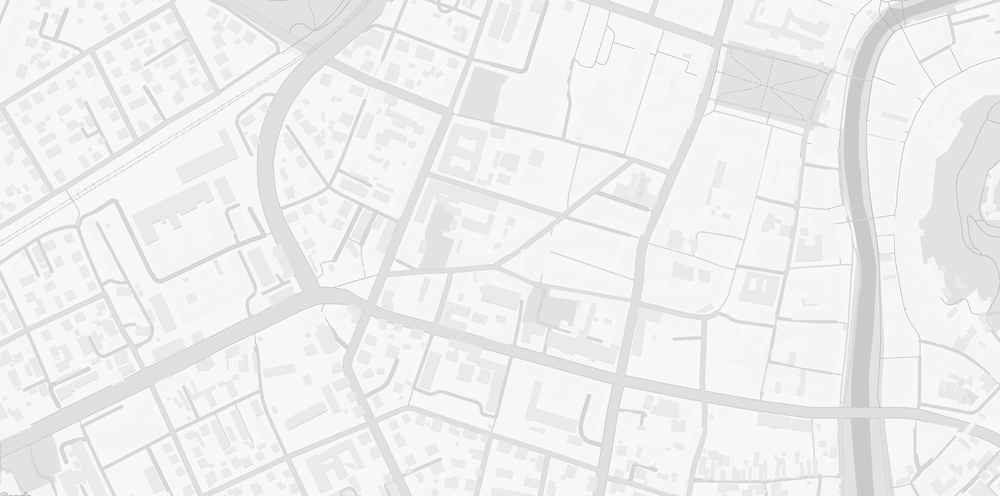
#> input picture code/protest_simulation/Assets/Images/new.png, 1000 x 496 px, shrunk from 2852 x 1416 before the run, found by its file name
$ python map.py
#> lines starting #> are read from the running program, lines starting #| are printed output that depends on the picture; after the words box and inside, x2 and y2 are one past the last pixel; in counts of white or black regions, pixels touching at a corner belong together
import cv2 as cv
import numpy as np
#import imutils

outputFolder = "output"

def displayImage(im, windowSize = [909, 433]):
    # [7 lines of commented-out code are left out]

    cv.namedWindow("resized_window", cv.WINDOW_NORMAL | cv.WINDOW_KEEPRATIO)
    cv.resizeWindow("resized_window", windowSize[0], windowSize[1])
    cv.imshow("resized_window", im)
    k = cv.waitKey(0) # Wait for a keystroke in the window
    if k == 's':
        return

def writeImage(im, filename):
    cv.imwrite(filename, im)


def thr(im):
    # [7 lines of commented-out code are left out]

    print(im.shape[0], im.shape[1])
    for i in range(0, im.shape[0]):
        for j in range(0, im.shape[1]):
            if im[i][j] >= 227 and im[i][j] < 243:
            #if im[i][j] == 226 or im[i][j] == 223:
            #if i%10!=0:
                im[i][j] = 255
            else:
                im[i][j] = 0


    return im


img = cv.imread("new.png")
#> img is the input picture: shape (496, 1000, 3); min 179, max 255, mean 238.4
im = cv.cvtColor(img, cv.COLOR_BGR2GRAY)
# [7 lines of commented-out code are left out]

im = cv.GaussianBlur(im, (7,7), 0)
im = thr(im)
#| 496 1000
#> after the loop in thr, `for i in range(0, im.shape[0]):`:
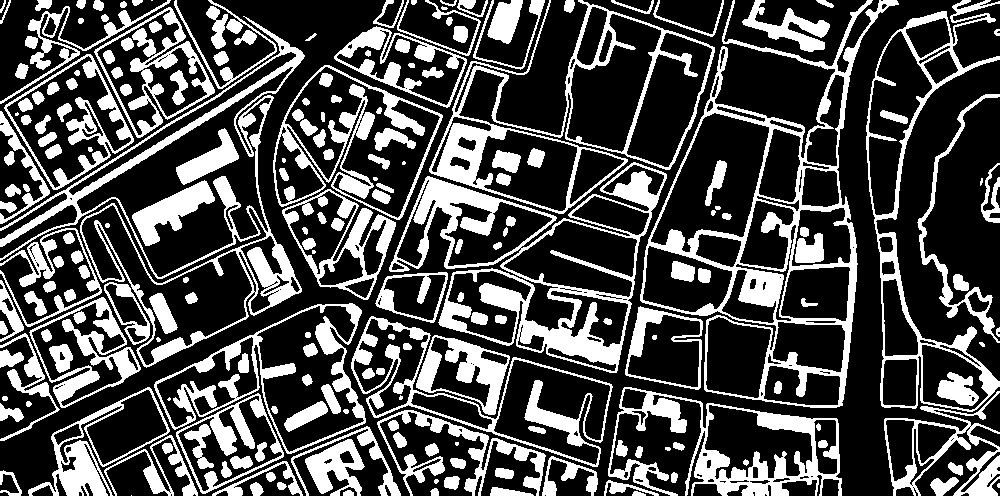
#> im: shape (496, 1000); 29.6% white; 214 white regions (15 under 20 px), largest, box (x1, y1, x2, y2) and area: (640, 0, 899, 408) 13362, (389, 162, 667, 373) 12577, (0, 16, 305, 368) 10475

# [8 lines of commented-out code are left out]

cv.imshow('image', im)
k = cv.waitKey(0)
#> (key Esc is pressed here)

$ run again, with code/protest_simulation/Assets/Images/map.png copied over code/protest_simulation/Assets/Images/new.png
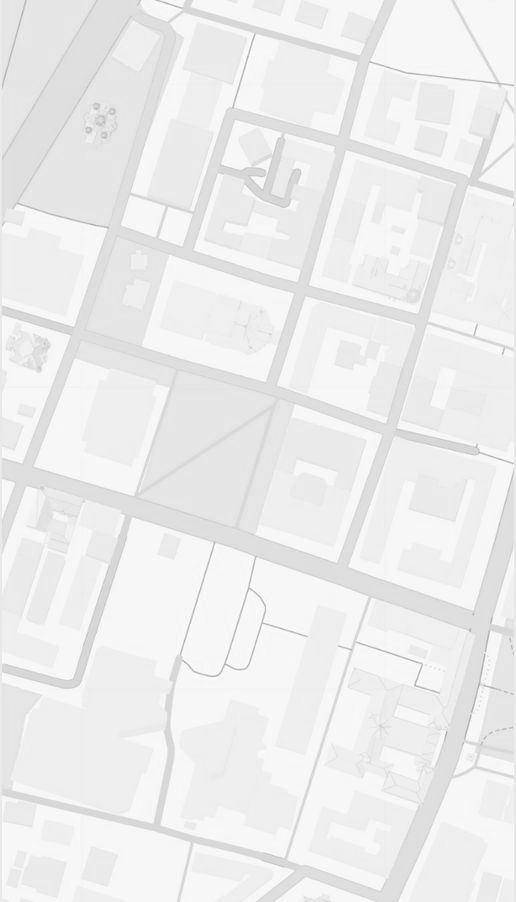
#> input picture code/protest_simulation/Assets/Images/map.png, 516 x 902 px, found by its file name
#> img is the input picture: shape (902, 516, 3); min 162, max 255, mean 236.9
#| 902 516
#> after the loop in thr, `for i in range(0, im.shape[0]):`:
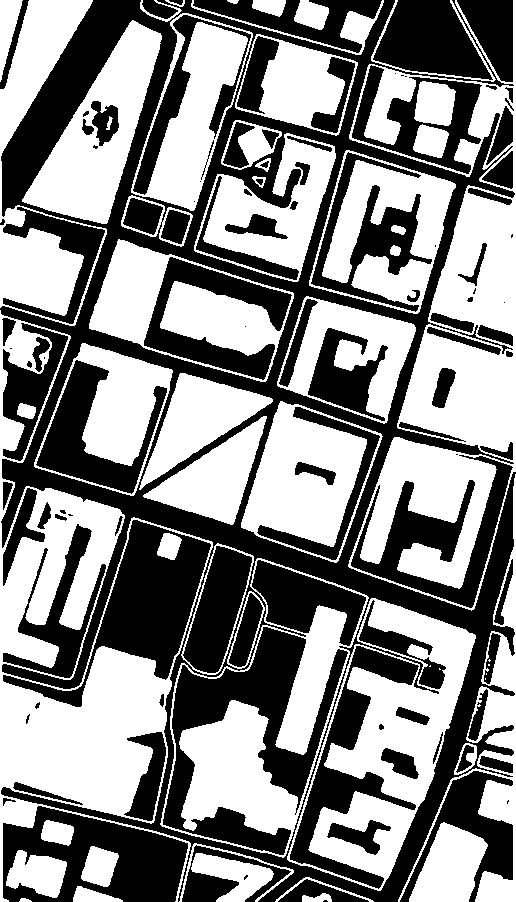
#> im: shape (902, 516); 52.8% white; 109 black regions (20 under 20 px), largest, box (x1, y1, x2, y2) and area: (0, 0, 516, 902) 70898, (163, 627, 348, 855) 14079, (3, 520, 211, 707) 11212

$ run again, with code/protest_simulation/Assets/Images/old.png copied over code/protest_simulation/Assets/Images/new.png
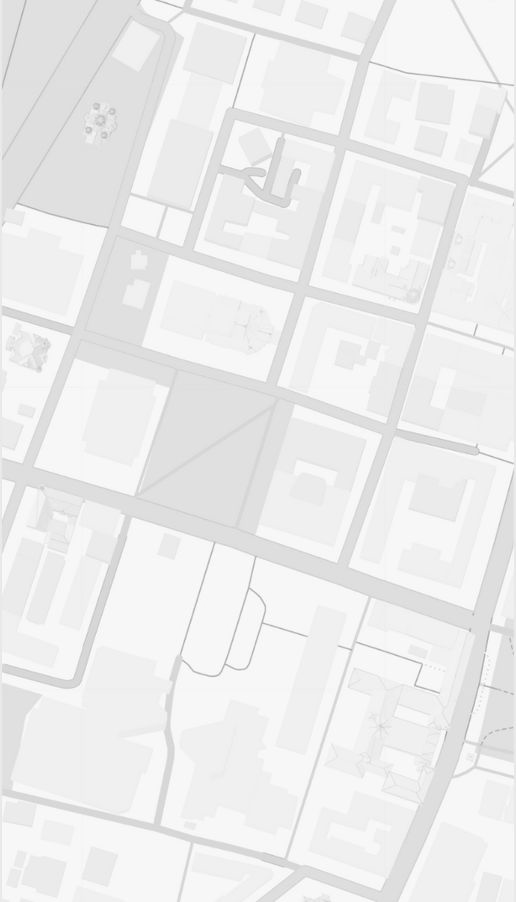
#> input picture code/protest_simulation/Assets/Images/old.png, 516 x 902 px, found by its file name
#> img is the input picture: shape (902, 516, 3); min 162, max 255, mean 236.7
#| 902 516
#> after the loop in thr, `for i in range(0, im.shape[0]):`:
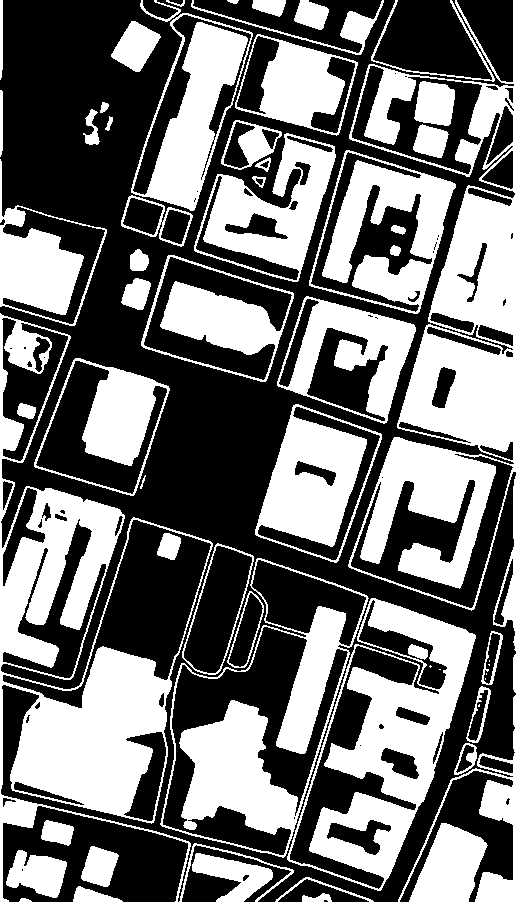
#> im: shape (902, 516); 43.8% white; 65 white regions (7 under 20 px), largest, box (x1, y1, x2, y2) and area: (348, 0, 516, 611) 35892, (0, 313, 213, 902) 34878, (287, 598, 476, 891) 18775
